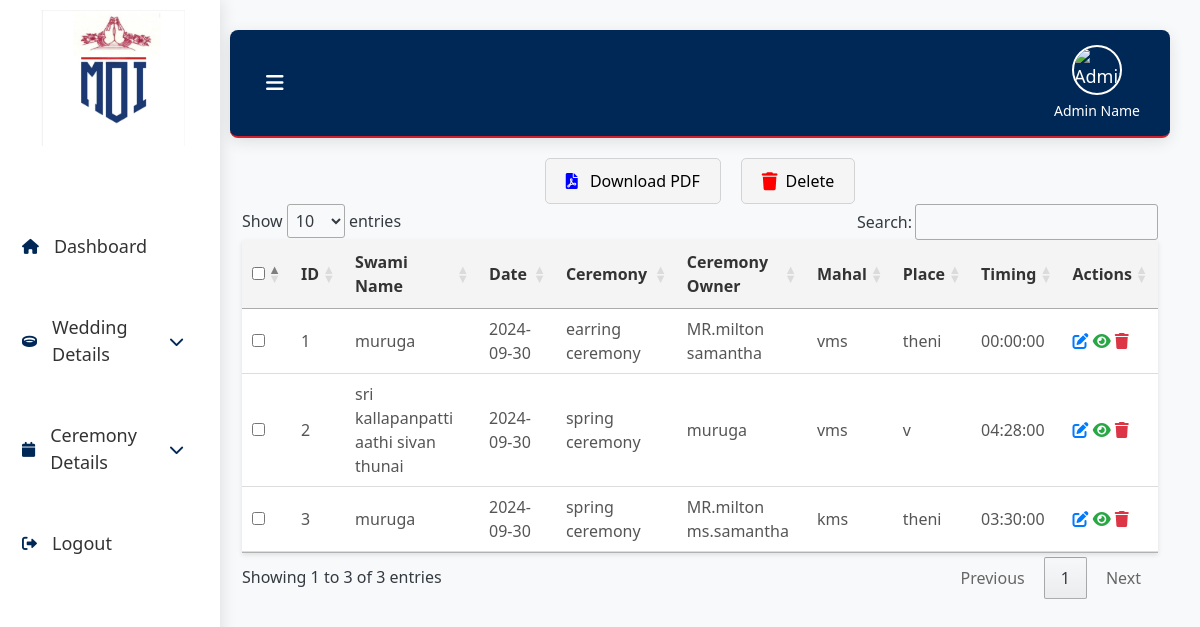
Screenshot of /functiondisplay.php (signed in) with the database file from the repository.
### tables this page shows
CREATE TABLE `ceremony` (
  `id` int(11) NOT NULL,
  `swaminame` varchar(225) NOT NULL,
  `date` date NOT NULL DEFAULT current_timestamp(),
  `ceremony` varchar(225) NOT NULL,
  `ceremonyowner` varchar(225) NOT NULL,
  `mahal` varchar(225) NOT NULL,
  `place` varchar(225) NOT NULL,
  `timing` time NOT NULL
);

### functiondisplay.php (the view, shortened to what this page needs)
<?php
include('db.php');
$sql = "SELECT * FROM ceremony ORDER BY date DESC";
$result = $con->query($sql);
?>
<!DOCTYPE html>
<html lang="en">
<head>
    <link rel="stylesheet" href="https://cdnjs.cloudflare.com/ajax/libs/font-awesome/6.0.0-beta3/css/all.min.css">
    <link rel="stylesheet" type="text/css" href="https://cdn.datatables.net/1.10.21/css/jquery.dataTables.css">
    <link href="https://cdn.jsdelivr.net/npm/bootstrap@5.3.3/dist/css/bootstrap.min.css" rel="stylesheet">
  </head>
  <body>
</head>
<body>
<div class="sidebar">
        <div class="logo">
            <img src="asset/image/img/e11b7541-268d-43bd-8658-22c2cb761d9d.jfif" alt="Logo">
        </div>
        <ul>
        <li><a href="dashboard.php" class="active"><i class="fa fa-home" aria-hidden="true"></i> <span class="trans" data-en="Dashboard">Dashboard</span></a></li>
            <li class="dropdown">
                <a href="#" id="weddingDetailsToggle"><i class="fa fa-ring"></i><span class="trans" data-en="Wedding Details">Wedding Details</span><i class="fa fa-chevron-down"></i></a>
            </li>
            <li class="dropdown">
                <a href="#" id="ceremonyDetailsToggle"><i class="fa fa-calendar"></i><span class="trans" data-en="Ceremony Details">Ceremony Details</span><i class="fa fa-chevron-down"></i></a>
            </li>
            <li><a href="logout.php"><i class="fas fa-sign-out-alt"></i> Logout</a></li>
        </ul>
    </div>
    <div class="main-content">
        <div class="header">
            <div class="header-left">
                <button class="toggle-btn" id="toggleBtn"><i class="fas fa-bars"></i></button>
            </div>
            <div class="header-right">
                <div class="admin-info">
                    <img src="https://cdn.vectorstock.com/i/500p/30/97/flat-business-man-user-profile-avatar-icon-vector-4333097.avif" alt="Admin Image" class="admin-image">
                    <div class="admin-name">Admin Name</div>
                </div>
            </div>
        </div>
<div class="container">
    <form method="POST" action="function_delete_record.php">
        <div class="button-container">
            <button id="downloadPdfBtn" type="button">
                <i class="fas fa-file-pdf"></i> Download PDF
            </button>
            <button type="submit" class="delete-btn">
    <i class="fa-solid fa-trash"></i> Delete
</button>
        </div>
        <table id="dataTable">
    <thead>
        <tr>
            <th><input type="checkbox" id="select-all"></th>
            <th>ID</th>
            <th>Swami Name</th>
            <th>Date</th>
            <th>Ceremony</th>
            <th>Ceremony Owner</th>
            <th>Mahal</th>
            <th>Place</th>
            <th>Timing</th>
            <th>Actions</th>
        </tr>
    </thead>
    <tbody>
        <?php if ($result->num_rows > 0): ?>
            <?php $sno = 1; ?>
            <?php while($row = $result->fetch_assoc()): ?>
                <tr>
                    <td><input type="checkbox" name="selected_ids[]" value="<?php echo $row['id']; ?>"></td>
                    <td><?= htmlspecialchars($sno++); ?></td>
                    <td><?php echo htmlspecialchars($row['swaminame']); ?></td>
                    <td><?php echo htmlspecialchars($row['date']); ?></td>
                    <td><?php echo htmlspecialchars($row['ceremony']); ?></td>
                    <td><?php echo htmlspecialchars($row['ceremonyowner']); ?></td>
                    <td><?php echo htmlspecialchars($row['mahal']); ?></td>
                    <td><?php echo htmlspecialchars($row['place']); ?></td>
                    <td><?php echo htmlspecialchars($row['timing']); ?></td>
                    <td class="actions">
                        <a href="function_edit.php?id=<?php echo htmlspecialchars($row['id']); ?>" title="Edit" class="edit"><i class="fas fa-edit"></i></a>
                        <a href="function_view.php?id=<?php echo htmlspecialchars($row['id']); ?>" title="View" class="view"><i class="fas fa-eye"></i></a>
                        <a href="javascript:void(0);" onclick="confirmDelete(<?php echo htmlspecialchars($row['id']); ?>)" title="Delete" class="delete"><i class="fas fa-trash"></i></a>
                    </td>
                </tr>
            <?php endwhile; ?>
        <?php else: ?>
            <tr>
                <td colspan="10">No records found</td>
            </tr>
        <?php endif; ?>
    </tbody>
</table>
        </form>
</body>
</html>

### functiondisplay.php (style rules this page uses)
body { margin: 0; padding: 0; font-family: 'Segoe UI', Tahoma, Geneva, Verdana, sans-serif; background: #f8f9fa; color: #343a40; display: flex; height: 100vh; overflow: hidden; animation: fadeIn 1s ease-in-out; }
.sidebar { width: 220px; background-color: #ffffff; padding: 10px; display: flex; flex-direction: column; position: fixed; height: 100vh; box-shadow: 2px 0 15px rgba(0, 0, 0, 0.1); transition: transform 0.3s ease-in-out; z-index: 1000; overflow-y: auto; }
.sidebar i { color: #002856; }
.sidebar ul { list-style: none; padding: 0; margin: 0; flex: 1; display: flex; flex-direction: column; margin-top: 30px; }
.sidebar ul li { margin: 15px 0; position: relative; }
.sidebar ul li a { color: #333; text-decoration: none; display: flex; align-items: center; font-size: 18px; padding: 12px; border-radius: 8px; transition: background-color 0.3s ease, color 0.3s ease; }
.sidebar ul li i { margin-right: 15px; font-size: 15px; }
.main-content { flex: 1; margin-left: 200px; padding: 30px; display: flex; flex-direction: column; overflow-y: auto; transition: margin-left 0.3s ease-in-out; animation: fadeInUp 0.7s ease-in-out; }
.header { background: linear-gradient(90deg, #002856, #002856); padding: 15px 30px; color: #FFFFFF; font-size: 18px; border-bottom: 2px solid #D21F2D; display: flex; align-items: center; justify-content: space-between; border-radius: 8px; box-shadow: 0 4px 15px rgba(0, 0, 0, 0.1); position: relative; }
.header .header-left { display: flex; align-items: center; flex: 1; }
.header .header-left .toggle-btn { background: none; border: none; color: #FFFFFF; font-size: 20px; cursor: pointer; margin-right: 20px; }
.header .header-right { display: flex; align-items: center; }
.admin-info { display: flex; flex-direction: column; align-items: center; color: #FFFFFF; margin-left: 20px; }
.admin-image { width: 50px; height: 50px; border-radius: 50%; object-fit: cover; border: 2px solid #FFFFFF; margin-bottom: 5px; }
.admin-name { font-size: 14px; color: #FFFFFF; }
.logo { display: flex; justify-content: center; margin-bottom: 30px; }
.logo img { width: 150px; height: auto; }
table { width: 100%; border-collapse: collapse; margin: 30px 0; box-shadow: 0 2px 5px rgba(0, 0, 0, 0.1); background-color: #ffffff; }
table th { background-color: #f4f4f4; font-weight: bold; text-align: left; padding: 12px; border-bottom: 2px solid #ddd; color: #333; }
table td { padding: 12px; border-bottom: 1px solid #ddd; text-align: left; color: #555; }
table tr:nth-child(even) { background-color: #f9f9f9; }
.actions a .fas.fa-edit { color: #007bff; transition: color 0.3s ease; }
.actions a .fas.fa-eye { color: #28a745; transition: color 0.3s ease; }
.actions a .fas.fa-trash { color: #dc3545; transition: color 0.3s ease; }
.button-container { display: flex; justify-content: center; align-items: center; margin-top: 20px; gap: 20px; }
#downloadPdfBtn { background-color: whitesmoke; color: black; border: 1px solid lightgray; border-radius: 5px; padding: 10px 20px; font-size: 16px; cursor: pointer; transition: background-color 0.3s, transform 0.2s; }
#downloadPdfBtn i { margin-right: 8px; color: blue; }
button[type="submit"] { background-color: whitesmoke; color: black; border: 1px solid lightgray; border-radius: 5px; padding: 10px 20px; font-size: 16px; cursor: pointer; transition: background-color 0.3s, transform 0.2s; display: inline-flex; align-items: center; }
button[type="submit"] i { margin-right: 8px; font-size: 18px; color: red; }

### rows the page displays
ceremony: swaminame "muruga", date "2024-09-30", ceremony "earring ceremony", ceremonyowner "MR.milton samantha", mahal "vms", place "theni", timing "00:00:00"
ceremony: swaminame "sri kallapanpatti aathi sivan thunai", date "2024-09-30", ceremony "spring ceremony", ceremonyowner "muruga", mahal "vms", place "v", timing "04:28:00"
ceremony: swaminame "muruga", date "2024-09-30", ceremony "spring ceremony", ceremonyowner "MR.milton ms.samantha", mahal "kms", place "theni", timing "03:30:00"
